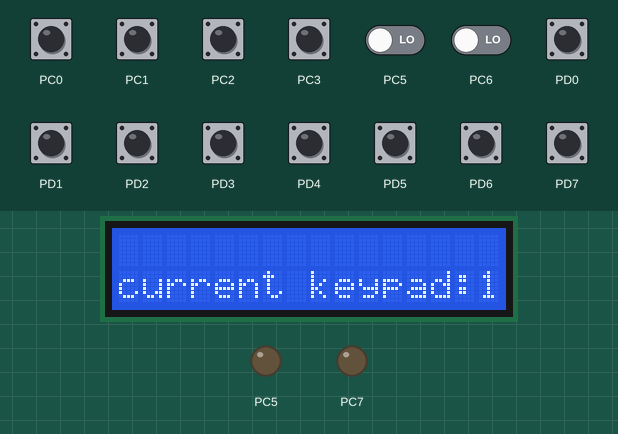
This program was run on a simulated ATmega16, built with avr-gcc and emulated at 16 MHz. On the bench: 16×2 character LCD, output pins drawn as LEDs (lit = HIGH). Wiring (inferred from the signals the program sends): 4×3 keypad with keys 1 2 3 4 5 6 7 8 9 * 0 # (labels assumed): rows PA4, PA5, PA6, PA7; columns PA2, PB0, PC4. Wiring (inferred from the names in the program): character LCD (HD44780): RS PB0; R/W PB1; E PB2; data PA0, PA1, PA2, PA3. Inputs (shaded band) come from the test bench; at power-on: PC0–3, PD0–7 HIGH, PC5, PC6 LOW. Pins used as bus, display or sensor lines are not drawn.

Above: at 1.2 s.
1.3 s: PC3 pulled LOW for 0.15 s
At 1.75 s:
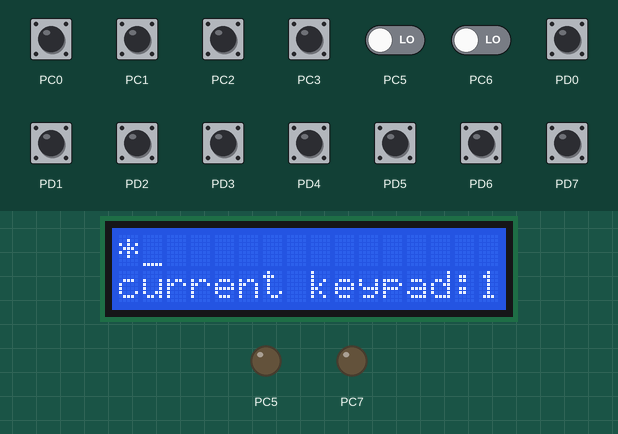
2.0 s: PC0 pulled LOW for 0.15 s
At 2.43 s:
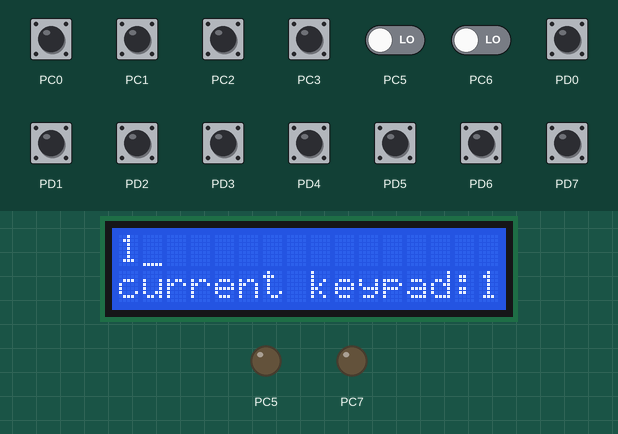
2.7 s: PC1 pulled LOW for 0.15 s
At 3.1 s:
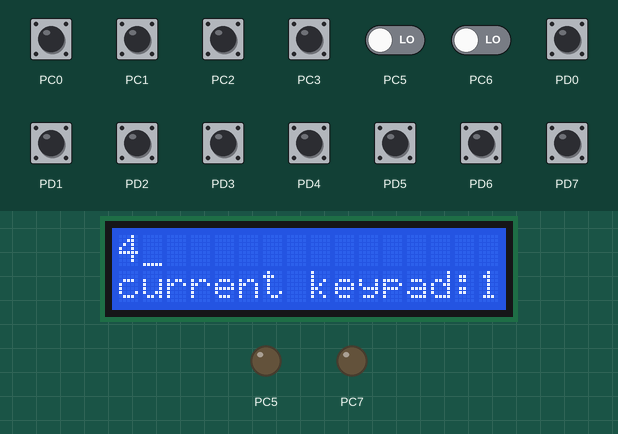
3.4 s: PC2 pulled LOW for 0.15 s
At 3.88 s:
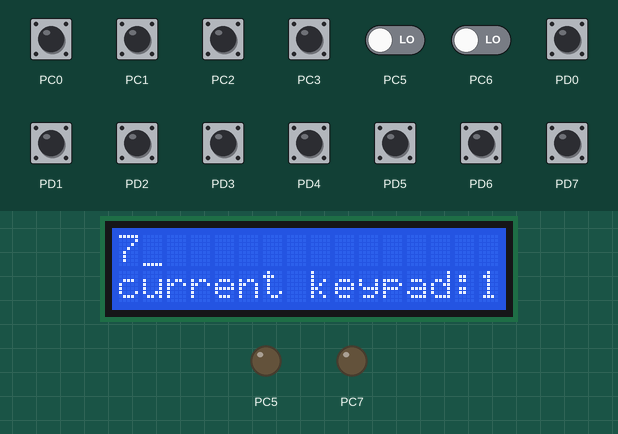
4.1 s: PC0 pulled LOW for 1 s
At 4.15 s:
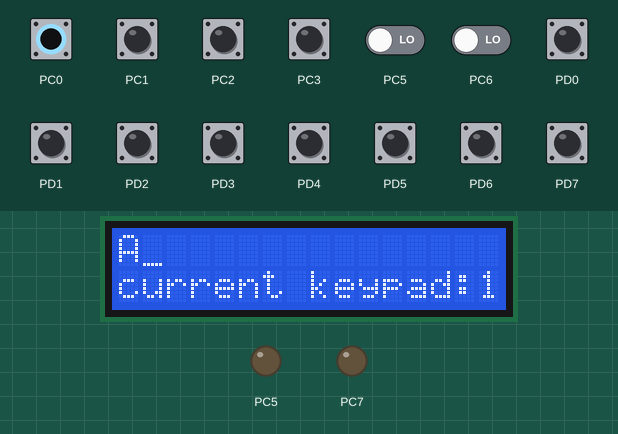
5.7 s: PC3 pulled LOW for 1 s
At 6.1 s:
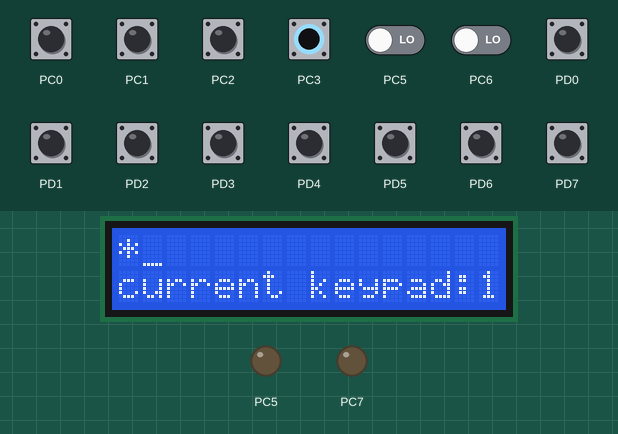
Timing chart, 0 to 8.3 s (numbered marks = the images above; inputs shaded):
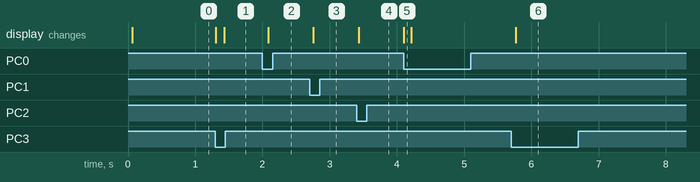

Measured:
- after the input at 1.3 s, the display: first changes at once (image 1 shows a later state)
- after the input at 2.0 s, the display: changes after 0.09 s (image 2)
- after the input at 2.7 s, the display: changes after 0.06 s (image 3)
- after the input at 3.4 s, the display: changes at once (image 4)
- after the input at 4.1 s, the display: changes at once (image 5)
- after the input at 5.7 s, the display: changes after 0.07 s (image 6)

The program:

main.c
```c
/************************* Documentation ****************************/
/*
 * KEYPAD_4x4.c
 *
 * Created: 01/04/2018 09:52:36 ص
 * Author : Amr Mostafa
 */

/**************************** PreProcessors ***************************/
#define F_CPU 16000000UL
#include <avr/io.h>
#include <util/delay.h>
#include "lcd.h"
#include "debounce.h"
#include "keypad.h"

/******************************* Functions *****************************/
int main(void)
{
	unsigned char keypad_select;					// variable to hold the selected keypad matrix
	unsigned char key;								// variable to hold the pressed key from keypad
	LCD_Init();										// initialize the LCD
	Debounce_Init();								// initialize the push buttons driver
	Keypad_Init();									// initialize the keypad

	keypad_select = 1;								// select keypad matrix 1 initially
	LCD_Line_Column(2 , 1);							// go to line 2 and position 1 in LCD
	LCD_WriteString("current keypad:");				// send this string to LCD
	LCD_Line_Column(2 , 16);						// go to line 2 and position 16 in LCD
	LCD_WriteData(' ');								// clear the 16th position in LCD
	LCD_Line_Column(2 , 16);						// go to line 2 and position 16 in LCD
	LCD_WriteData('1');								// show that keypad matrix 1 is currently used
	while (1)
    {
		if (Get_Keys_Pressed(1<<KEY6))
		{
			LCD_Clear();							// clear LCD once detecting a change in keypad matrix selection
			LCD_Line_Column(2 , 1);					// go to line 2 and position 1 in LCD
			LCD_WriteString("current keypad:");		// send this string to LCD
			LCD_Line_Column(2 , 16);				// go to line 2 and position 16 in LCD
			LCD_WriteData(' ');						// clear the 16th position in LCD
			LCD_Line_Column(2 , 16);				// go to line 2 and position 16 in LCD

			// check which keypad matrix to be selected
			if (keypad_select == 1)
			{
				keypad_select = 2;					// select keypad matrix 2 if the previous was keypad matrix 1
				LCD_WriteData('2');					// show that keypad matrix 2 is currently used
			}
			else if (keypad_select == 2)
			{
				keypad_select = 1;					// select keypad matrix 1 if the previous was keypad matrix 2
				LCD_WriteData('1');					// show that keypad matrix 1 is currently used
			}
		}

		// scan the keypad and save the pressed key
		key = Get_Keypad_PressedKey(keypad_select);

		// if any key is pressed, then print to LCD .. otherwise do nothing
		if ( key != 0xff )
		{
			LCD_Line_Column(1 , 1);					// go to line 1 and position 1 in LCD
			LCD_WriteData(' ');						// clear the 1th position in LCD
			LCD_Line_Column(1 , 1);					// go to line 1 and position 1 in LCD
			LCD_WriteData(key);						// print the pressed key value on LCD
		}
		_delay_ms(100);
    }

}
```

debounce.c
```c
/************************** Documentation ****************************/
/*
 * debounce.c
 *
 * Created: 17/02/2018 02:02:21 ص
 *  Author: Amr Mostafa
 */

/**************************** PreProcessors ******************************/
#include <avr/io.h>
#include "avr/interrupt.h"
#include "debounce.h"
#include "inlinedebounce.h"
#include <util/atomic.h>
#include <avr/interrupt.h>
#include "timers.h"

/******************* Prototypes and Global variables *********************/
volatile unsigned char buttons_down = 0;		// define sharable pressed buttons variable
/************************ Functions Definitions **************************/

// function to initialize port where the 8 buttons are connected to
// INPUT: ...
// OUTPUT: ...
// NOTES: call this function only when need buttons in software as it changes the whole port function
void Debounce_Init(void)
{
	KEY_DDR = 0x00;			// buttons port is input
	KEY_PORT = 0xff;		// internal pullup resistors enable on buttons port
	sei();					// enable interrupt
	Timer0_CTC_Interrupt_DELAY_Init();			// enable timer0 ctc mode with delay functionality
}

// function to get the pressed buttons saved in the sharable global variable buttons_down
// INPUT: button mask .. EX: 1<<KEY0 reads button connected to pin0 of the buttons port
// OUTPUT: return 8 bits variable holds 1>pressed button OR 0>not pressed buttons
// NOTES: the function clears those INPUT buttons bits from the sharable global
//		  variable buttons_down  after software OR main reads(call this function)them.
unsigned char Get_Keys_Pressed(unsigned char pins_mask)
{
	 // Creates a block of code that is guaranteed to be executed atomically so no ISR interrupt main while reading button
	 // ATOMIC_RESTORESTATE input parameter saves the global interrupt flag, disable it then return its saved state again after function end
	ATOMIC_BLOCK(ATOMIC_RESTORESTATE)
	{
		// note: pins_mask is reused again for effective memory use
		pins_mask &=buttons_down;			// read button(s)
		buttons_down ^=pins_mask;			// toggle pressed buttons: means clear them after main read them
	}
	return pins_mask;
}

// the Timer0 CTC ISR that calls the inline debounce function each 10ms
ISR(TIMER0_COMP_vect)
{
	Button_Press_Debounce();
}
```

debounce.h
```c
/**************************** Documentation ******************************/
/*
 * debounce.h
 *
 * Created: 17/02/2018 02:02:51 ص
 *  Author: Amr Mostafa
 */

/**************************** Preprocessors ******************************/
#ifndef DEBOUNCE_H_
#define DEBOUNCE_H_
#include <avr/io.h>
#define KEY_DDR			DDRD		// 8 buttons port DRR register
#define KEY_PORT		PORTD		// 8 buttons port PORT register
#define KEY_PIN			PIND		// 8 buttons port PIN register
#define KEY0		0
#define KEY1		1
#define KEY2		2
#define KEY3		3
#define KEY4		4
#define KEY5		5
#define KEY6		6
#define KEY7		7

/******************* Prototypes and Global variables *********************/

// declare sharable pressed buttons variable to be referenced from all source files need it
// definition for it lives in the debounce.c file
extern volatile unsigned char buttons_down;

// function to initialize port where the 8 buttons are connected to
// INPUT: ...
// OUTPUT: ...
// NOTES: call this function only when need buttons in software as it changes the whole port function
void Debounce_Init(void);

// function to get the pressed buttons saved in the sharable global variable buttons_down
// INPUT: button mask .. EX: 1<<KEY0 reads button connected to pin0 of the buttons port
// OUTPUT: return 8 bits variable holds 1>pressed button OR 0>not pressed buttons
// NOTES: the function clears those INPUT buttons bits from the sharable global
//		  variable buttons_down  after software OR main reads(call this function)them.
unsigned char Get_Keys_Pressed(unsigned char pins_mask);
#endif /* DEBOUNCE_H_ */
```

inlinedebounce.h
```c
/**************************** Documentation ******************************/
/*
 * inlinedebounce.h
 *
 * Created: 18/02/2018 07:47:40 م
 *  Author: Amr Mostafa
 */

#ifndef INLINEDEBOUNCE_H_
#define INLINEDEBOUNCE_H_
#include "debounce.h"

/************************ Functions Definitions **************************/

// debouncing implementation function using read of 4 samples of buttons input
// and confirm a press when all 4 samples are equal .. read 1 sample each 10ms(or less, but this works perfect)
// used to: - remove buttons bounce
//			- save up to 8 buttons press to enable main recognize any press while it's busy
//			- get rid of any interference signals coming from around devices
// INPUT: ...
// OUTPUT: ...
// NOTES: - inline keyword: to get ride of the stack call overhead for the interrupt usage
//		  - static keyword: to make the static variables defined in the source file include this .h file
//			are specific to it as if another source file included this .h file, it will create its own
//			static variables too .. and to allow main OR other source files to create their own static
//			variables wiht the same names maybe without conflict with those created by this function.
//		  - defined in .h file: as compiler needs to see inline functions definitions in the same file
//			in order to inline them, so the compiler now can see the definition of that inline function
//			and able to replace calls by the actual implementation of this function.
//		  - if you put the function in the header, all the .c files where it can be inlined can
//			see the "source" of your function and the inlining can be done easlyby the compiler
//			Otherwise the inlining would have to be done by the linker where it would be much more difficult to do.
//		  - this function must be called from aTimer ISR each 10ms to continuously read and update the 8 buttons states
//		  - CPU is faster than button mechanical bounce, so with no delay of some milli seconds, the CPU will read the
//			real-pressed edge 4 times so fast and consider it as real press(we need a confirmed period of pressed
//			not the pressed edge), so for 1 real press, CPU will consider many pressed + not pressed states.
inline static void Button_Press_Debounce(void)
{
	unsigned char current_state = 0;			// to hold 8 buttons immediate read state as 1>pressed OR 0>not pressed
	unsigned char buttons_changed = 0;			// to hold which buttons has changed 1>changed OR 0>not changed
	static unsigned char buttons_state = 0;		// keep track of current debounced button confirmed press as 1>pressed OR 0>not pressed
	// use 2 byte variable as 8 decremental counters .. each counter is 2 bits
	// counts from 3 as 2,1,0 then overflow and be 3 which is 11 binary..awesome ^-^
	// before	decimal		after
	// H	L				H	L
	// 0	0	0	>>		1	1	>>	1
	// 0	1	1	>>		0	0	>>	0
	// 1	0	2	>>		0	1	>>	1
	// 1	1	3	>>		1	0	>>	2
	// So we use ~(count_hight ^ count_low) to decrease the high bits counter
	// then use ~(count_low) to decrease the low bits counter
	static unsigned char count_hight = 0;		// this is the high bits portion of the 8 counters
	static unsigned char count_low = 0;			// this is the low bits portion of the 8 counters

	// check if any button is pressed>1 OR not pressed>0 for that tiny moment
	// ~ to convert the -logic due to internal pullup resistors to +logic
	current_state = ~KEY_PIN;
	// we don't want to decrease all 8 buttons counters at once, only those corresponding to
	// buttons have changed and other counters for unchanged buttons must be reset: binary 11
	// first, we must know which button is changed by this XOR operation
	buttons_changed = current_state ^ buttons_state;		// detect a change>1 OR not changed>0
	// then we decrement for changed buttons and reset for unchanged buttons .. we do this by
	// masking with & before the moment we gonna ~, EX: (0000 0001 & count_low) reads bit0 (the low bit of
	// changed button counter) as it, and clears others to be 0
	// so they be 1111 111x when use ~
	count_hight = ~( buttons_changed & (count_hight ^ count_low) );	// decrease the high bits portion of the 8 counters by 1 OR reset
	count_low = ~(buttons_changed & count_low);						// decrease the low bits portion of the 8 counters by 1 OR reset
	buttons_changed &=count_hight & count_low;						// update buttons_changed bits to have only 1s for the bits those overflows

	buttons_state ^=buttons_changed;		// update for buttons changed from 0>1 OR 1>0 .. keep other states as they are(friendly toggling ^_^)
	buttons_down |=	buttons_changed & buttons_state;	// update the global variable with only pressed buttons 0>1 and keep unread pressed by main
}


#endif /* INLINEDEBOUNCE_H_ */
```

timers.c
```c
/**************************** Documentation ******************************/
/*
 * timers.c
 *
 * Created: 17/02/2018 06:10:46 ص
 *  Author: Amr Mostafa
 */
/**************************** Preprocessors ******************************/
#include <avr/io.h>
#include "timers.h"
/**************************** Functions definition ******************************/

// function to initialize Timer0 in normal mode by polling its overflow flag(no interrupt)
// INPUT: ...
// OUTPUT: ...
// NOTES: call to this function will not make Timer0 start counting, just configures its mode and firing mechanism
void Timer0_NM_Polling_Init(void)
{
	// timer0 initialize
	TCCR0 &=~(1<<CS00 | 1<<CS01 | 1<<CS02);			// stop timer0 while initializing
	TCCR0 &= ~(1<<WGM00 | 1<<WGM01);				// normal mode
	TIMSK &= ~(1<<TOIE0);							// disable overflow interrupt
}

// function to be invoked when needed to perform very precise busy-wait loop delay in milli seconds
// uses Timer0 in normal mode by polling its overflow flag(no interrupt)
// INPUT: number of milli seconds
// OUTPUT: ...
// NOTES: - you must define/edit the F_CPU for the current CPU clock in the timers.h file
//		  - you must define/edit the prescaler CSxx bits mask and the prescaler value in the timers.h file
//		  - you must define/edit the timer required delay in milli seconds unit in the timers.h file
void Timer0_NM_Polling_Delay_ms(unsigned int milliSec)
{
	while (milliSec--)													// wait in this loop till there is no more milli seconds
	{
		TCNT0 = (256 - TIMER0_MILLISEC_DELAY / TIMER0_TIME_PERIOD);		// load Timer0 with macros pre-defined n.of ticks required till overflow
		TCCR0 |=TIMER0_CS02_01_00_PRESCALER_BITS_MASk;					// start counting with macros pre-defined prescaler
		while( !(TIFR & 1<<TOV0) );										// wait till overflow
		TCCR0 &=~(1<<CS00 | 1<<CS01 |1<<CS02);							// stop timer after macros pre-defined delay is finished
		TIFR |=1<<TOV0;													// clear flag by set
	}
}

// function to initialize Timer0 in CTC mode with timer interrupt
// compare match occurrence will fire its ISR each n.of ticks calculated using the pre-defined macros in timers.h file
// INPUT: ...
// OUTPUT: ...
// NOTES: - you must define/edit the F_CPU for the current CPU clock in the timers.h file
//		  - you must define/edit the prescaler CSxx bits mask and the prescaler value in the timers.h file
//		  - you must define/edit the timer required delay in milli seconds unit in the timers.h file
//		  - you must call sei() in your main to activate the glabal interrupt flag
//		  - you must call the Timer0 CTC ISR in your main file with the required interrupt task
void Timer0_CTC_Interrupt_DELAY_Init(void)
{
	TCCR0 &=~(1<<CS00 | 1<<CS01 | 1<<CS02);							// stop timer while initializing
	TCCR0 |= 1<<WGM01;												// CTC mode
	TIMSK |=1<<OCIE0;												// enable interrupt for compare match
	TCCR0 |=TIMER0_CS02_01_00_PRESCALER_BITS_MASk;					// start counting macros pre-defined n.of ticks
	OCR0 = TIMER0_MILLISEC_DELAY / TIMER0_TIME_PERIOD - 1;			// compare match interrupt occurs after macros pre-defined n.of ticks
}
```

timers.h
```c
/**************************** Documentation ******************************/
/*
 * timers.h
 *
 * Created: 17/02/2018 06:10:31 ص
 *  Author: Amr Mostafa
 */

/**************************** Preprocessors ******************************/
#ifndef TIMERS_H_
#define TIMERS_H_
#include <avr/io.h>

#ifndef F_CPU					// if CPU clock not defined
#define F_CPU	16000000UL		// then define it as 16MHZ
#endif

#define TIMER0_CS02_01_00_PRESCALER_BITS_MASk		(1<<CS02 | 1<<CS00)				// CSxx bits mask
#define TIMER0_PRESCALER							(1024)							// prescaler value
#define TIMER0_CLOCK								(F_CPU/TIMER0_PRESCALER)		// Timer0 clock is: 16000 000 / 1024 = 15625
#define TIMER0_TIME_PERIOD							(1.0/TIMER0_CLOCK)				// Timer0 tick period is: 1 / 15625 = 6.4*10e-5 = 0.000 064 sec (64 uSec)
#define TIMER0_MILLISEC_DELAY						(0.010)							// I need Timer0 to wait for 10 milli seconds

/******************* Prototypes and Global variables *********************/

// function to initialize Timer0 in normal mode by polling its overflow flag(no interrupt)
// INPUT: ...
// OUTPUT: ...
// NOTES: call to this function will not make Timer0 start counting, just configures its mode and firing mechanism
void Timer0_NM_Polling_Init(void);

// function to be invoked when needed to perform very precise busy-wait loop delay in milli seconds
// uses Timer0 in normal mode by polling its overflow flag(no interrupt)
// INPUT: number of milli seconds
// OUTPUT: ...
// NOTES: - you must define/edit the F_CPU for the current CPU clock in this file
//		  - you must define/edit the prescaler CSxx bits mask and the prescaler value in the timers.h file
//		  - you must define/edit the timer required delay in milli seconds unit in the timers.h file
void Timer0_NM_Polling_Delay_ms(unsigned int milliSec);

// function to initialize Timer0 in CTC mode with timer interrupt
// compare match occurrence will fire its ISR each n.of ticks calculated using the pre-defined macros in timers.h file
// INPUT: ...
// OUTPUT: ...
// NOTES: - you must define/edit the F_CPU for the current CPU clock in this file
//		  - you must define/edit the prescaler CSxx bits mask and the prescaler value in the timers.h file
//		  - you must define/edit the timer required delay in milli seconds unit in the timers.h file
//		  - you must call sei() in your main to activate the glabal interrupt flag
//		  - you must call the Timer0 CTC ISR in your main file with the required interrupt task
void Timer0_CTC_Interrupt_DELAY_Init(void);

#endif /* TIMERS_H_ */
```

Source omitted: keypad.c (2332 bytes), keypad.h (1888 bytes), lcd.c (7144 bytes), lcd.h (4832 bytes)
